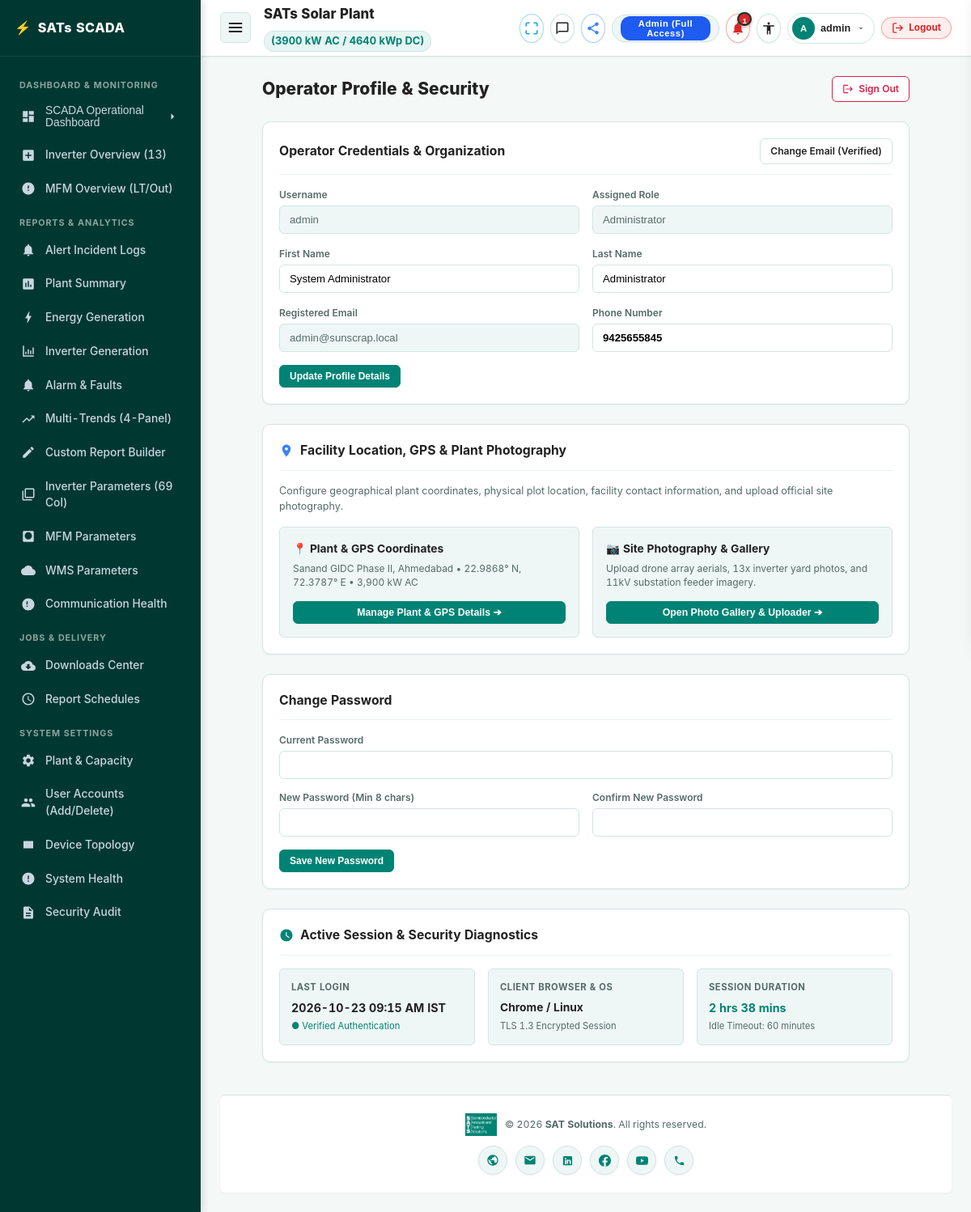
Before: /profile (signed in) with the older database file.
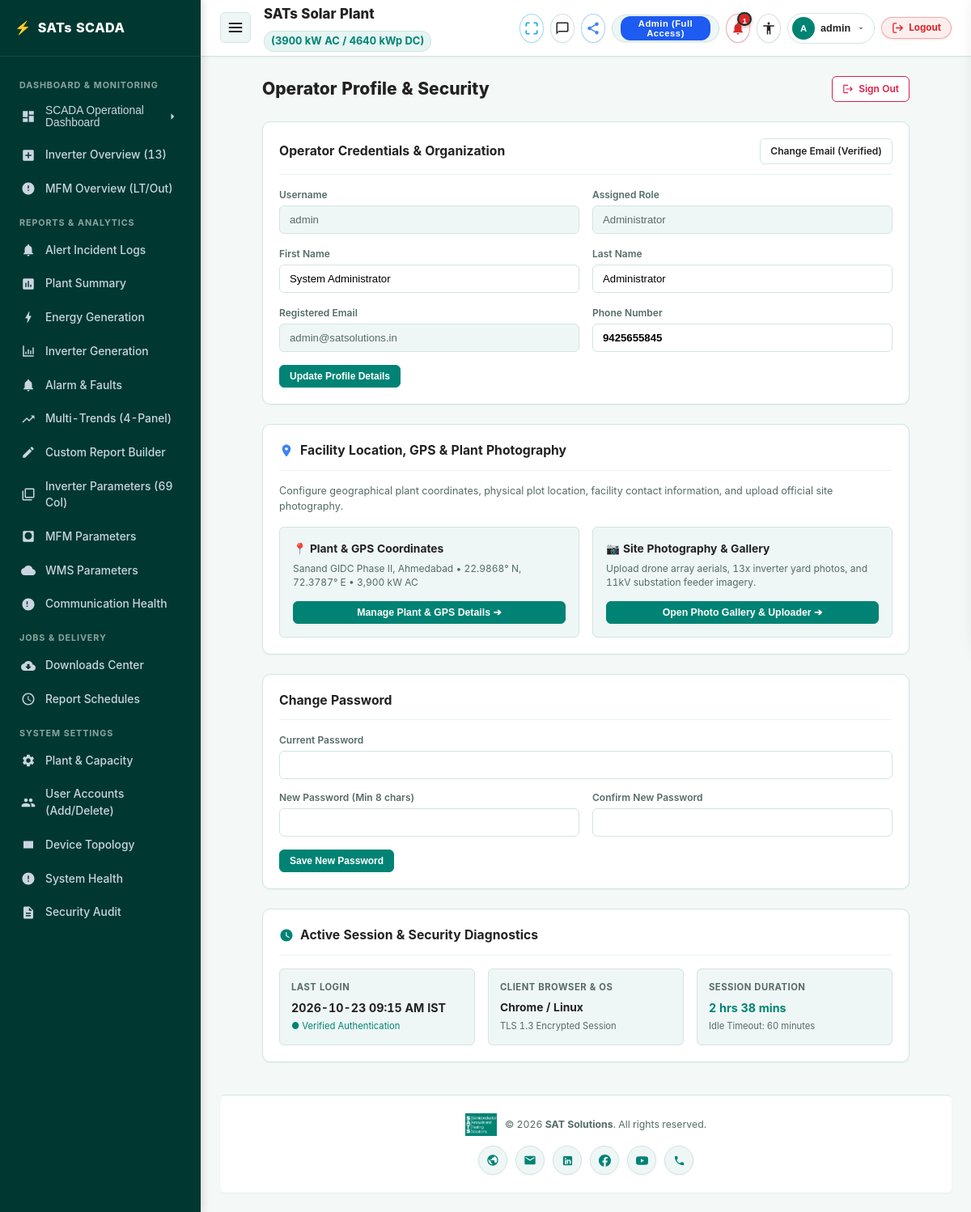
After: the same page with the newer database file.
### apps/accounts/models.py (models this page shows, shortened)
class User(AbstractUser):
    role = models.CharField(
        max_length=20,
        choices=UserRole.choices,
        default=UserRole.ADMINISTRATOR,
        help_text="Role-based access: Developer, Administrator, Plant Owner, or Third-Party Viewer"
    )
    phone = models.CharField(max_length=20, blank=True, null=True)
    organization = models.CharField(max_length=150, default="SATs (Semiconductor Analysis and Testing Solutions)")
    email_verified = models.BooleanField(default=True)
    created_at = models.DateTimeField(auto_now_add=True)
    updated_at = models.DateTimeField(auto_now=True)

### apps/accounts/views.py (the view, shortened to what this page needs)
# urls.py: path('profile', views.profile_view, name='profile'),
@login_required
def profile_view(request):
    return render(request, 'accounts/profile.html', {'user': request.user})

### templates/accounts/profile.html (shortened to what the changed rows need)
{% extends 'base.html' %}
{% block content %}
<div style="max-width: 800px; margin: 0 auto;">
    <div style="display: flex; align-items: center; justify-content: space-between; margin-bottom: 24px;">
        <h1 style="font-size: 1.4rem; font-weight: 800; color: var(--text-main);">Operator Profile & Security</h1>
    </div>
    <div class="card" style="margin-bottom: 24px;">
        <div class="card-header">
            <h2 class="card-title">Operator Credentials & Organization</h2>
        </div>
        <form method="POST" id="profile-details-form" onsubmit="handleProfileUpdate(event)">
            <div style="display: grid; grid-template-columns: 1fr 1fr; gap: 16px; margin-bottom: 16px;">
                <div>
                    <label style="display:block; font-size:0.8rem; font-weight:600; color:var(--text-muted); margin-bottom:4px;">Username</label>
                    <input type="text" id="profile-username" value="{{ user.username }}" disabled style="width:100%; padding:9px 12px; background:var(--surface-alt); border:1px solid var(--border); border-radius:var(--radius-sm); font-size:0.88rem; color:var(--text-muted);">
                </div>
                <div>
                    <label style="display:block; font-size:0.8rem; font-weight:600; color:var(--text-muted); margin-bottom:4px;">Assigned Role</label>
                    <input type="text" id="profile-role" value="{{ user.get_role_display }}" disabled style="width:100%; padding:9px 12px; background:var(--surface-alt); border:1px solid var(--border); border-radius:var(--radius-sm); font-size:0.88rem; color:var(--text-muted);">
                </div>
                <div>
                    <label style="display:block; font-size:0.8rem; font-weight:600; color:var(--text-muted); margin-bottom:4px;">First Name</label>
                    <input type="text" id="profile-first-name" name="first_name" value="{{ user.first_name }}" style="width:100%; padding:9px 12px; border:1px solid var(--border); border-radius:var(--radius-sm); font-size:0.88rem;">
                </div>
                <div>
                    <label style="display:block; font-size:0.8rem; font-weight:600; color:var(--text-muted); margin-bottom:4px;">Last Name</label>
                    <input type="text" id="profile-last-name" name="last_name" value="{{ user.last_name }}" style="width:100%; padding:9px 12px; border:1px solid var(--border); border-radius:var(--radius-sm); font-size:0.88rem;">
                </div>
                <div>
                    <label style="display:block; font-size:0.8rem; font-weight:600; color:var(--text-muted); margin-bottom:4px;">Registered Email</label>
                    <input type="email" id="profile-email" value="{{ user.email }}" disabled style="width:100%; padding:9px 12px; background:var(--surface-alt); border:1px solid var(--border); border-radius:var(--radius-sm); font-size:0.88rem; color:var(--text-muted);">
                </div>
                <div>
                    <label style="display:block; font-size:0.8rem; font-weight:600; color:var(--text-muted); margin-bottom:4px;">Phone Number</label>
                    <input type="text" id="profile-phone" name="phone" value="{{ user.phone|default:'9425655845' }}" placeholder="9425655845" style="width:100%; padding:9px 12px; border:1px solid var(--border); border-radius:var(--radius-sm); font-size:0.88rem; font-weight:600;">
                </div>
            </div>
        </form>
    </div>
    <div class="card" style="margin-bottom: 24px;">
        <div class="card-header" style="display:flex; justify-content:space-between; align-items:center;">
            <h2 class="card-title" style="margin:0; display:flex; align-items:center; gap:8px;">
                <svg width="18" height="18" fill="#3B82F6" viewBox="0 0 24 24"><path d="M12 2C8.13 2 5 5.13 5 9c0 5.25 7 13 7 13s7-7.75 7-13c0-3.87-3.13-7-7-7zm0 9.5c-1.38 0-2.5-1.12-2.5-2.5s1.12-2.5 2.5-2.5 2.5 1.12 2.5 2.5-1.12 2.5-2.5 2.5z"/></svg>
                Facility Location, GPS & Plant Photography
            </h2>
        </div>
    </div>
    <div class="card" style="margin-bottom: 24px;">
        <div class="card-header">
            <h2 class="card-title">Change Password</h2>
        </div>
    </div>
    <div class="card" style="margin-bottom: 24px;">
        <div class="card-header">
            <h2 class="card-title" style="display:flex; align-items:center; gap:8px;">
                <svg width="18" height="18" fill="var(--primary)" viewBox="0 0 24 24"><path d="M12 2C6.5 2 2 6.5 2 12s4.5 10 10 10 10-4.5 10-10S17.5 2 12 2zm4.2 14.2L11 13V7h1.5v5.2l4.5 2.7-.8 1.3z"/></svg>
                Active Session & Security Diagnostics
            </h2>
        </div>
    </div>
</div>
{% endblock %}

### templates/base.html (shortened to what the changed rows need)
{% load static %}
<!DOCTYPE html>
<html lang="en">
<head>
    <link rel="stylesheet" href="{% static 'css/theme.css' %}">
</head>
<body>
<div class="app-container">
    <main class="app-main">
        <header class="app-header">
            <div class="header-right" style="display:flex; align-items:center; gap:8px;">
                <div class="profile-dropdown-container">
                    <button type="button" id="btn-toggle-profile-menu" class="user-profile-badge" style="cursor:pointer; border:1px solid var(--border); background:var(--surface); display:flex; align-items:center; gap:7px; padding:4px 10px 4px 5px; border-radius:20px;" title="Operator Profile & Facility Settings">
                        <div class="user-avatar" id="header-user-avatar">{{ request.user.username|default:"A"|make_list|first|upper }}</div>
                        <span id="header-username-display" style="font-weight:700; font-size:0.84rem;">{{ request.user.username|default:"admin" }}</span>
                        <svg width="12" height="12" fill="currentColor" viewBox="0 0 24 24" style="opacity:0.6;"><path d="M7 10l5 5 5-5z"/></svg>
                    </button>
                </div>
            </div>
        </header>
        <div class="app-content">
            {% block content %}
            {% endblock %}
        </div>
    </main>
</div>
</body>
</html>

Changed rows visible on the page:
changed User "admin": email "admin@sunscrap.local" → "admin@satsolutions.in"
